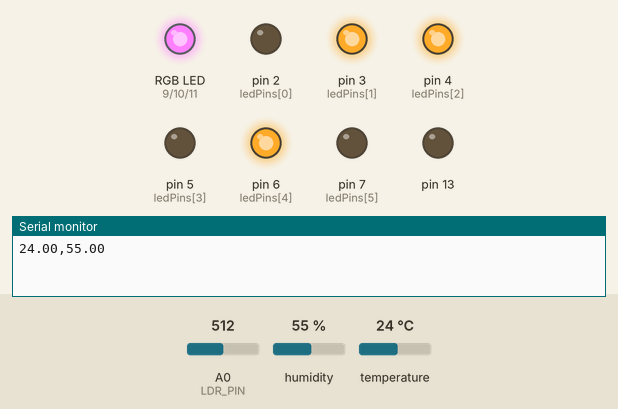
Recording of a sketch running on a simulated Arduino Uno, built with avr-gcc and run on an emulated ATmega328P. On the bench: an RGB LED mixed from three pins (HIGH = lit), output pins drawn as LEDs (lit = HIGH), the last lines printed to the serial monitor. The test bench sets the inputs (shaded band); at power-on: humidity 55 %, A0 (LDR_PIN) = 512, temperature 24 °C.

Above: at 5.8 s.
5.9 s: humidity set to 41 %
11.9 s: humidity set to 38 %
At 16.2 s:
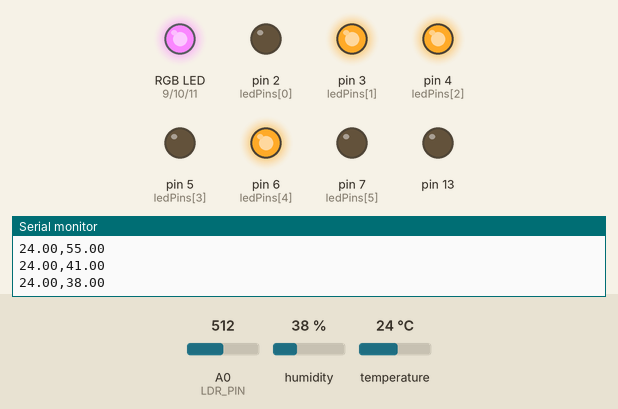
17.9 s: A0 (LDR_PIN) set to 306
At 25.6 s:
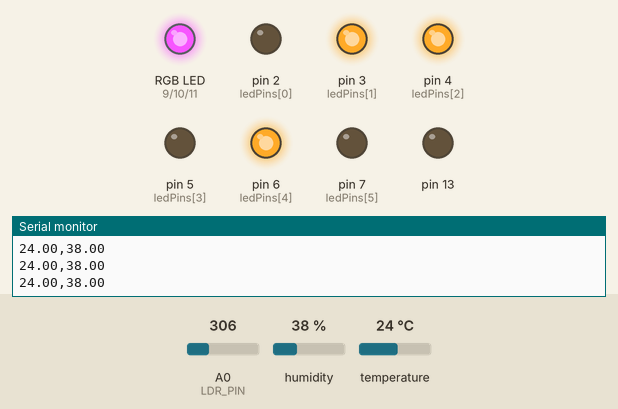
26.6 s: temperature set to 12 °C
At 31.5 s:
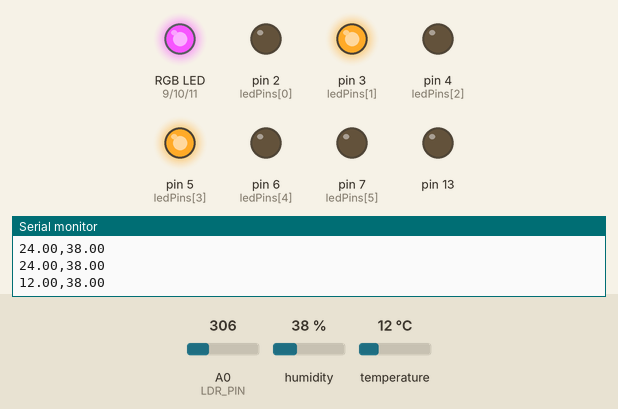
32.6 s: A0 (LDR_PIN) set to 122
At 40.9 s:
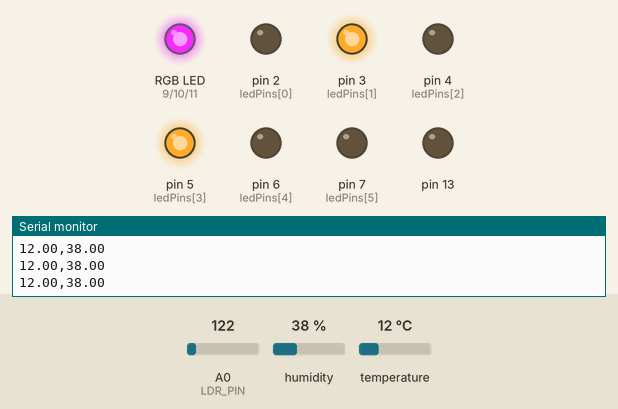
41.6 s: temperature set to 19 °C
At 45.6 s:
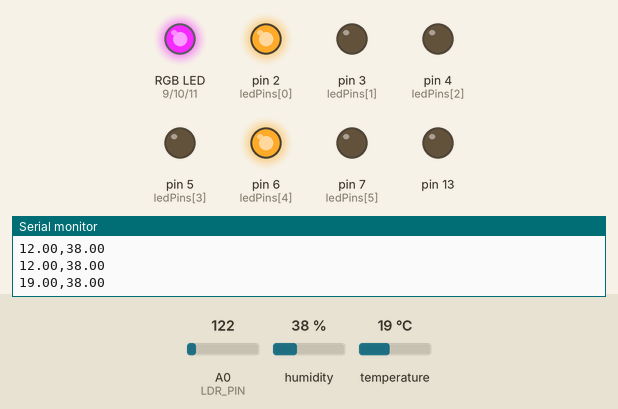
Timing chart, 0 to 47.1 s (numbered marks = the images above; inputs shaded):
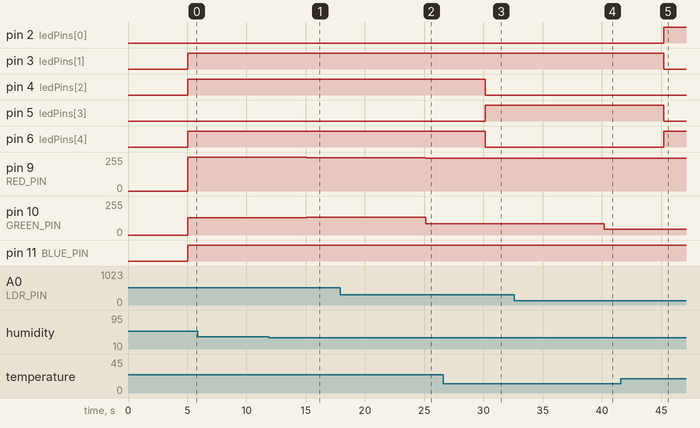

Measured:
- after the input at 11.9 s, pin 9 (RED_PIN): 255/255 → 250/255 after 3.2 s; pin 10 (GREEN_PIN): 128/255 → 135/255 after 3.2 s
- after the input at 17.9 s, pin 9 (RED_PIN): 250/255 → 247/255 after 7.2 s; pin 10 (GREEN_PIN): 135/255 → 86/255 after 7.2 s
- after the input at 26.6 s, pin 4 (ledPins[2]), pin 6 (ledPins[4]): HIGH → LOW after 3.5 s; pin 5 (ledPins[3]): LOW → HIGH after 3.5 s
- after the input at 32.6 s, pin 9 (RED_PIN): 247/255 → 245/255 after 7.6 s; pin 10 (GREEN_PIN): 86/255 → 42/255 after 7.6 s
- after the input at 41.6 s, pin 2 (ledPins[0]), pin 6 (ledPins[4]): LOW → HIGH after 3.6 s; pin 3 (ledPins[1]), pin 5 (ledPins[3]): HIGH → LOW after 3.6 s

The sketch:

dht11.ino
```cpp
#include "DHT.h"

#define DHTPIN 8       // Pino ligado ao sensor
#define DHTTYPE DHT11  // Tipo de sensor

// Pinos PWM do LED RGB
#define RED_PIN    9
#define GREEN_PIN  10
#define BLUE_PIN   11

#define LDR_PIN A0

#define BUTTON_PIN 12

DHT dht(DHTPIN, DHTTYPE);

int ledPins[6] = {2, 3, 4, 5, 6, 7}; // Pinos dos LEDs (bit 0 a bit 5)

void setup() {
  Serial.begin(9600);
  dht.begin();

  // Define todos os pinos dos LEDs como saída
  for (int i = 0; i < 6; i++) {
    pinMode(ledPins[i], OUTPUT);
  }

  pinMode(RED_PIN, OUTPUT);
  pinMode(GREEN_PIN, OUTPUT);
  pinMode(BLUE_PIN, OUTPUT);

  pinMode(13, OUTPUT);
  digitalWrite(13, LOW);

}

void loop() {

  int ldrValue = analogRead(LDR_PIN);         // 0 (muita luz) a 1023 (muito escuro)

  if (ldrValue < 1000) {

    delay(5000);

    float temp = dht.readTemperature();
    float hum = dht.readHumidity();

    if (isnan(temp) || isnan(hum)) {
      Serial.println("Erro ao ler o DHT11.");
      return;
    }

    // Serial.println("______________________________");
    // Serial.print("Temperatura: "); Serial.println(temp);
    // Serial.print("Humidade: "); Serial.println(hum);
    Serial.print(temp);Serial.print(",");Serial.println(hum);

    // Atualizar LEDs binários da temperatura
    int tempInt = (int)temp - 2;
    for (int i = 0; i < 6; i++) {
      digitalWrite(ledPins[i], (tempInt >> i) & 1);
    }

    // ---------- COR DO LED RGB BASEADA NA HUMIDADE ----------
    int r = 0, g = 0, b = 0;

    if (hum < 40) {
      // 0 a 40 → transição de vermelho (255,0,0) para verde (0,255,0)
      float factor = hum / 40.0;
      r = 255 * (1 - factor);
      g = 255 * factor;
    } else if (hum <= 60) {
      // Faixa ideal: verde puro
      r = 0;
      g = 255;
      b = 0;
    } else if (hum <= 80) {
      // 60 a 80 → transição de verde (0,255,0) para azul (0,0,255)
      float factor = (hum - 60) / 20.0;
      g = 255 * (1 - factor);
      b = 255 * factor;
    } else {
      // Acima de 80 → azul puro
      r = 0;
      g = 0;
      b = 255;
    }

    // ---------- AJUSTE DE INTENSIDADE COM BASE NO LDR ----------
    float intensityFactor = 1.0 - (ldrValue / 1023.0);  // Normalizado entre 0.0 a 1.0

    r *= intensityFactor;
    g *= intensityFactor;
    b *= intensityFactor;

    // ---------- APLICAR AO LED RGB ----------
    analogWrite(RED_PIN,    255 - r);
    analogWrite(GREEN_PIN,  255 - g);
    analogWrite(BLUE_PIN,   255 - b);

    // Debug (opcional)

    // Serial.print("LDR: ");          Serial.println(ldrValue);
    // Serial.print("RGB: "); Serial.print(r); Serial.print(", ");
    // Serial.print(g); Serial.print(", "); Serial.println(b);


  } else { // Está escuro, desliga tudo

    for (int i = 0; i < 6; i++) {
      digitalWrite(ledPins[i], LOW);
    }

    analogWrite(RED_PIN, 255);
    analogWrite(GREEN_PIN, 255);
    analogWrite(BLUE_PIN, 255);

    delay(1000);
  }
}
```
